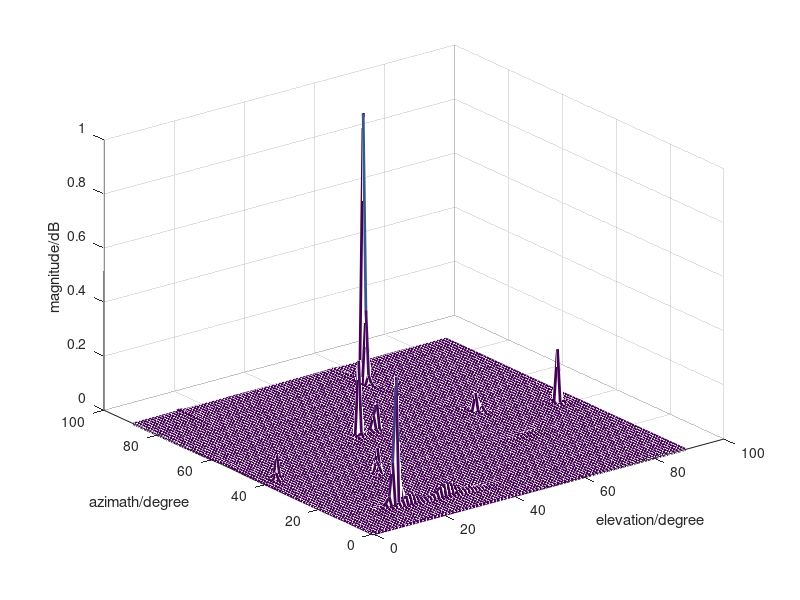

Recreate this plot in MATLAB.
clear all
close all
clc
twpi = 2*pi;
rad = pi/180;
deg = 180/pi;
kelm = 8;                  %x轴、y轴各自的阵列数量
snr = 10;                  %信噪比
iwave = 3;                 %目标数
theta = [10 30 50];
fe = [15 25 35];
n = 100;                   %快拍数
dd = 0.5;                  %均匀阵列阵元间距
d = 0:dd:(kelm-1)*dd;      %x轴阵元分布
d1 = dd:dd:(kelm-1)*dd;    %y轴阵元分布
Ax = exp(-j*twpi*d.'*(sin(theta*rad).*cos(fe*rad)));   %x轴上阵元对应的方向矩阵
Ay = exp(-j*twpi*d1.'*(sin(theta*rad).*sin(fe*rad)));  %y轴上阵元对应的方向矩阵
A = [Ax;Ay];
S = randn(iwave,n);
X = A*S;                   %接收信号
X1 = awgn(X,snr,'measured')%加入高斯白噪声
Rxx = X1*X1'/n;            %自相关函数
[EV,D]=eig(Rxx);           %求矩阵的特征向量和特征值
[EVA,I]=sort(diag(D).');   %特征值按升序排列
EV=fliplr(EV(:,I));        %左右翻转，特征值按降序排序
Un=EV(:,iwave+1,end);      %噪声子空间
%按照方位角，仰角在0~89°范围内(取步长为1)构造空间谱函数
for ang1=1:90
    for ang2 = 1:90
        thet(ang1)=ang1-1;
        phim1=thet(ang1)*rad;
        f(ang2)=ang2-1;
        phim2=f(ang2)*rad;
        a1=exp(-j*twpi*d.'*sin(phim1)*cos(phim2));
        a2=exp(-j*twpi*d1.'*sin(phim1)*sin(phim2));
        a=[a1;a2];
        SP(ang1,ang2)=1/(a'*Un*Un'*a);
    end
end
SP=abs(SP);
SPmax=max(max(SP));
SP = SP/SPmax;
h=mesh(thet,f,SP);       %绘制空间谱图
set(h,'Linewidth',2)
xlabel('elevation/degree')
ylabel('azimath/degree')
zlabel('magnitude/dB')
